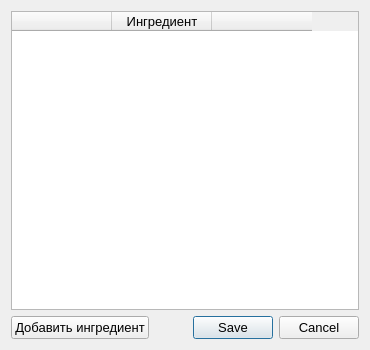
<?xml version="1.0" encoding="UTF-8"?>
<ui version="4.0">
 <class>IngredientsWindow</class>
 <widget class="QDialog" name="IngredientsWindow">
  <property name="geometry">
   <rect>
    <x>0</x>
    <y>0</y>
    <width>370</width>
    <height>350</height>
   </rect>
  </property>
  <property name="minimumSize">
   <size>
    <width>370</width>
    <height>350</height>
   </size>
  </property>
  <property name="font">
   <font>
    <pointsize>10</pointsize>
   </font>
  </property>
  <property name="windowTitle">
   <string>Добавить/удалить ингредиент</string>
  </property>
  <layout class="QVBoxLayout" name="verticalLayout">
   <item>
    <widget class="QTableWidget" name="table">
     <column>
      <property name="text">
       <string/>
      </property>
     </column>
     <column>
      <property name="text">
       <string>Ингредиент</string>
      </property>
     </column>
     <column>
      <property name="text">
       <string/>
      </property>
     </column>
    </widget>
   </item>
   <item>
    <layout class="QHBoxLayout" name="horizontalLayout">
     <item>
      <widget class="QPushButton" name="btn_add">
       <property name="text">
        <string>Добавить ингредиент</string>
       </property>
      </widget>
     </item>
     <item>
      <widget class="QDialogButtonBox" name="buttonBox">
       <property name="orientation">
        <enum>Qt::Horizontal</enum>
       </property>
       <property name="standardButtons">
        <set>QDialogButtonBox::Cancel|QDialogButtonBox::Save</set>
       </property>
       <property name="centerButtons">
        <bool>false</bool>
       </property>
      </widget>
     </item>
    </layout>
   </item>
  </layout>
 </widget>
 <resources/>
 <connections>
  <connection>
   <sender>buttonBox</sender>
   <signal>accepted()</signal>
   <receiver>IngredientsWindow</receiver>
   <slot>accept()</slot>
   <hints>
    <hint type="sourcelabel">
     <x>360</x>
     <y>324</y>
    </hint>
    <hint type="destinationlabel">
     <x>157</x>
     <y>274</y>
    </hint>
   </hints>
  </connection>
  <connection>
   <sender>buttonBox</sender>
   <signal>rejected()</signal>
   <receiver>IngredientsWindow</receiver>
   <slot>reject()</slot>
   <hints>
    <hint type="sourcelabel">
     <x>360</x>
     <y>330</y>
    </hint>
    <hint type="destinationlabel">
     <x>286</x>
     <y>274</y>
    </hint>
   </hints>
  </connection>
 </connections>
</ui>
